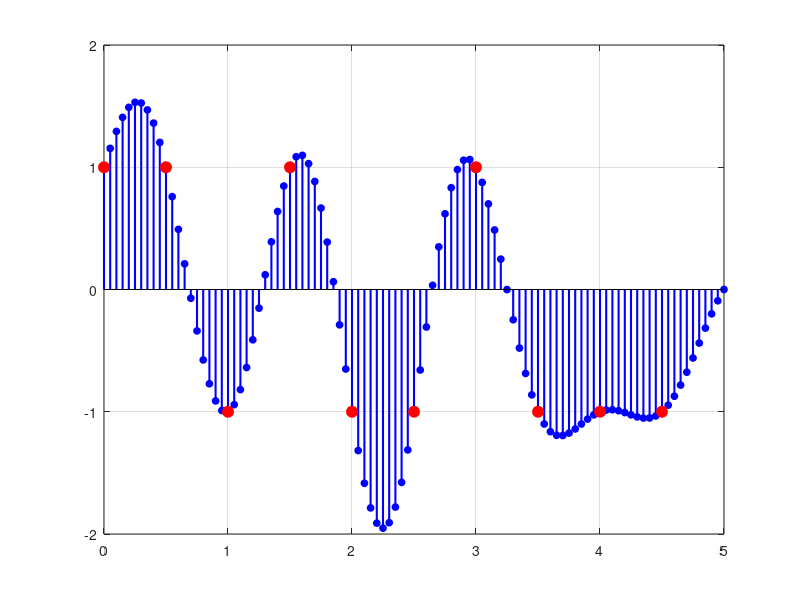

The MATLAB script that drew this image: (Note: this script raises an error after producing the figure.)
% ---------------------------------------------------------
% L202 - Task 13: 數位化基頻訊號產生 (暴力代入法)
% 位元: [0 0 1 0 1 1 0 1 1 1], 速率 R = 2 bps (T = 0.5s)
% 硬體取樣率 Fs = 20 Hz
% ---------------------------------------------------------
clear; clc; close all;

%% 1. 系統與硬體參數設定
T = 0.5;            % 符號時間間距 = 0.5 秒
Fs = 20;            % DAC 取樣頻率 = 20 Hz (非常重要：這是離散化的關鍵)
bits = [0 0 1 0 1 1 0 1 1 1];
N = length(bits);

% 定義離散的取樣時間點陣列 (t = n * Ts)
% 10 個 bits 總共耗時 5 秒，我們觀察 t = 0 到 5 秒
t = 0 : 1/Fs : (N * T); 
x_base = zeros(size(t)); % 初始化將要餵給硬體的陣列 x_base[n]

%% 2. 暴力代入運算 (Method 1: Direct Substitution)
% 對於每一個 bit，產生對應的 Sinc 函數，並在對應的離散時間點取值累加
for k = 1:N
    % 第 k 個 bit 的中心平移時間 (0, 0.5, 1.0 ... 秒)
    shift_t = (k - 1) * T;
    
    % 將離散時間陣列 t 進行平移與正規化
    x_norm = (t - shift_t) / T;
    
    % 計算 Sinc 值 (處理 0/0)
    sinc_val = zeros(size(x_norm));
    idx_zero = (x_norm == 0);
    idx_nonzero = (x_norm ~= 0);
    sinc_val(idx_zero) = 1; 
    sinc_val(idx_nonzero) = sin(pi * x_norm(idx_nonzero)) ./ (pi * x_norm(idx_nonzero));
    
    % 根據位元決定正負號並疊加至總陣列
    if bits(k) == 0
        x_base = x_base + sinc_val;
    else
        x_base = x_base - sinc_val;
    end
end

%% 3. 繪圖觀測離散陣列
figure('Name', 'L202 Task 13: Discrete Baseband Array', 'Position', [150, 150, 900, 400]);

% 使用 stem 畫出離散取樣點 (這才是硬體真正看到的資料)
stem(t, x_base, 'b', 'filled', 'LineWidth', 1.5, 'MarkerSize', 5);
hold on; grid on;

% 標示出這 10 個 bit 的理想決策點 (紅點)
sample_times = (0:N-1) * T;
sample_vals = interp1(t, x_base, sample_times);
plot(sample_times, sample_vals, 'ro', 'MarkerSize', 8, 'MarkerFaceColor', 'r');

yline(0, 'k-', 'LineWidth', 1);
title('Task 13: Discrete Array x_{base}[n] (fs = 20Hz) for [0 0 1 0 1 1 0 1 1 1]');
xlabel('Time (seconds) - Discrete Steps');
ylabel('Amplitude (Digital Value)');
axis([-0.5 5.5 -1.5 1.5]);
set(gca, 'FontSize', 12);

% 加上數值標籤
for k = 1:N
    text(sample_times(k), sample_vals(k) + sign(sample_vals(k))*0.15, num2str(bits(k)), ...
        'HorizontalAlignment', 'center', 'FontWeight', 'bold', 'Color', 'r');
end

disp(['產生的 x_base[n] 陣列長度為: ', num2str(length(x_base))]);
disp('前 10 個數值為:');
    
